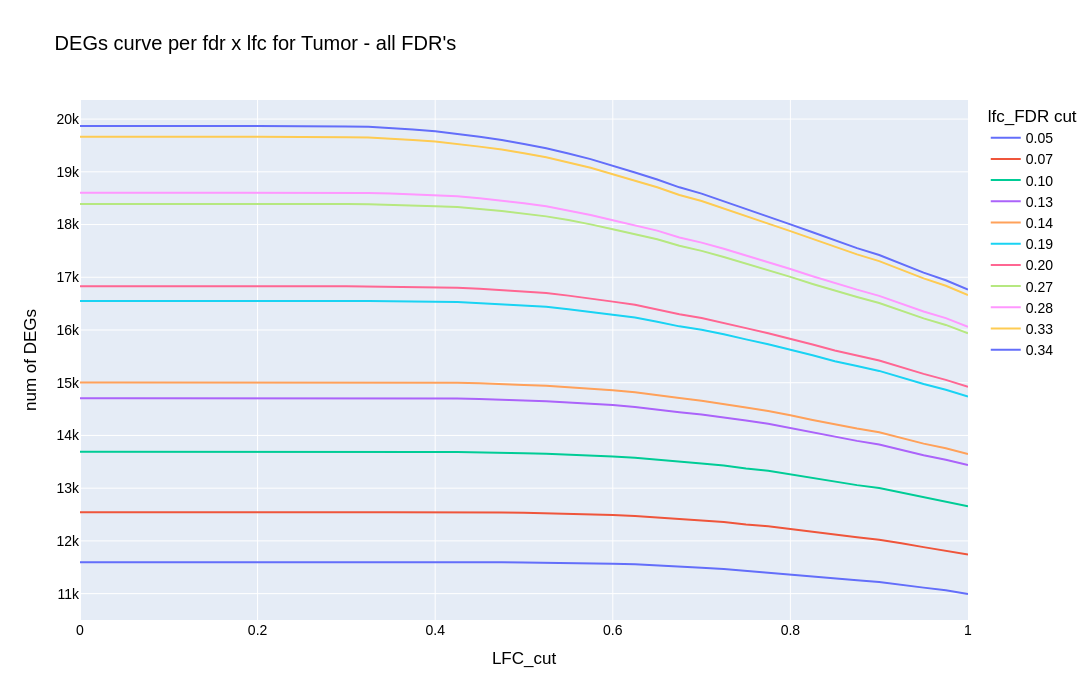

Here is the notebook cell this chart was saved with:
### Code cell
for case in case_list:
    print(">>>", case)
    dic_fig = mtd.plot_all_dfsim(dfsim, case=case, fdr_list=fdr_list, width=1100, height=700, title=None, verbose=force)
        
    for key, fig in dic_fig.items():
        print("\t", key)
        fig.show()
        break # remove to see Up and Dw

    print("\n")
